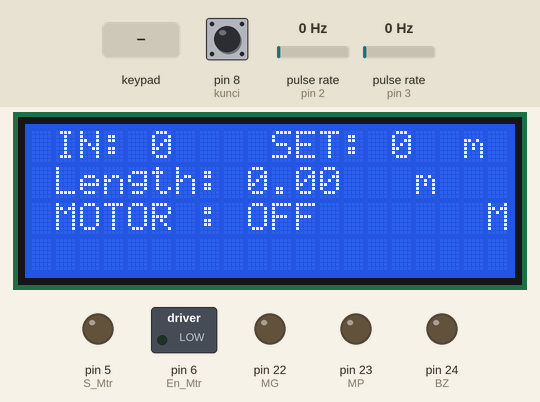
Bench run of a sketch on a simulated Arduino Mega 2560, built with avr-gcc and run on an emulated ATmega2560. Parts: 20×4 character LCD, switched loads named in the sketch (green lamp = pin HIGH), output pins drawn as LEDs (lit = HIGH). Wiring (inferred from the names in the program): 2 × pulse sensor: data pin 2 / data pin 3. The inputs (shaded band) are chosen by the test bench; at power-on: pulse rate (sensors on pin 2, pin 3) 0 Hz, pin 8 (kunci) HIGH. EEPROM starts erased.

Above: at 1.3 s.
1.4 s: key 'U' pressed
At 3.0 s:
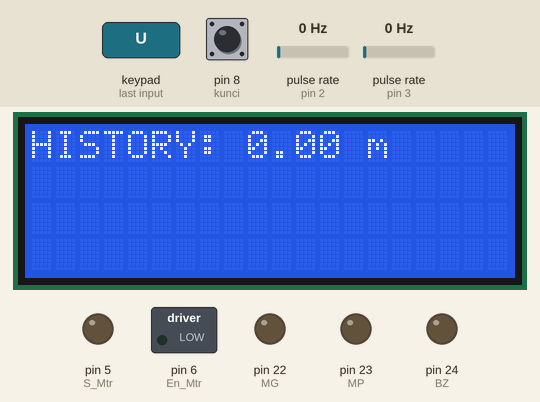
4.5 s: key 'R' pressed
7.6 s: pulse rate (sensor on pin 2) set to 150 Hz
10.7 s: pulse rate (sensor on pin 2) set to 50 Hz
At 11.6 s:
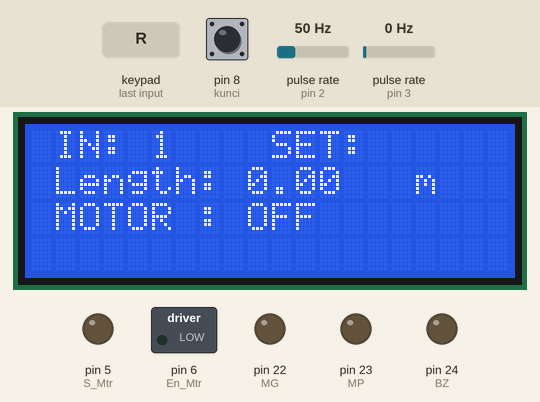
13.8 s: pulse rate (sensor on pin 3) set to 100 Hz
At 16.09 s:
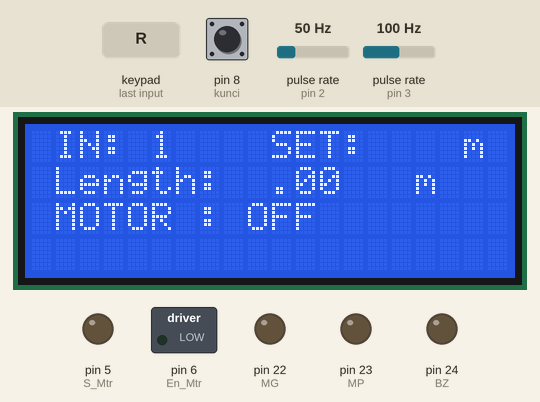
16.9 s: key 'U' pressed
At 17.59 s:
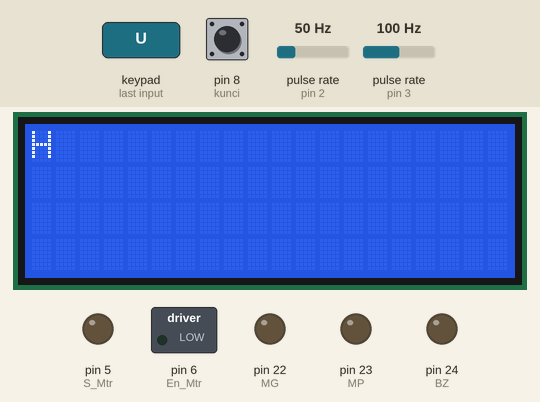
Timing chart, 0 to 19.9 s (numbered marks = the images above; inputs shaded):
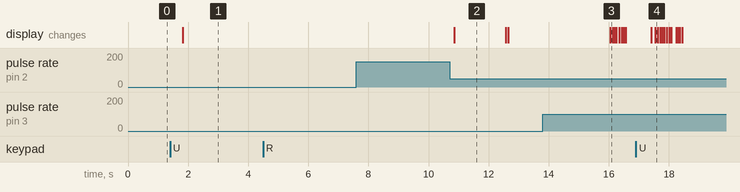

Measured:
- after the input at 1.4 s, the display: changes after 0.41 s (image 1)
- after the input at 4.5 s, every drawn part: stays the same
- after the input at 7.6 s, every drawn part: stays the same
- after the input at 10.7 s, the display: changes after 0.16 s (image 2)
- after the input at 13.8 s, the display: changes after 2.2 s (image 3)
- after the input at 16.9 s, the display: first changes after 0.51 s (image 4 shows a later state)
- what the display in image 2 shows lasts 1.7 s, from 10.9 s to 12.6 s

The sketch:

cutcableorg.ino
```cpp
#include <Wire.h>               // Library I2C, SDA SCL
#include <LiquidCrystal_I2C.h>  // Library LCD 20x4
#include <Keypad.h>             // Library Keypad 4x4
#include <Arduino.h>            // Library Arduino
#include <EEPROM.h>             // Library EEPROM CPU 2560 = 4 kBa
#define kunci 8

const byte numRows = 4;  // Number of rows on the keypad
const byte numCols = 4;  // Number of columns on the keypad
volatile int lastEncoded = 0;
volatile long temp, counter = 0;
volatile boolean encoderASet = false;
volatile boolean encoderBSet = false;
long lastencoderValue = 0;
float m, m1, m2, sem, hist;
int lastMSB = 0;
int lastLSB = 0;
int encoder_Pin_1 = 3; // encoder output A to Arduino pin 2
int encoder_Pin_2 = 2; // encoder output B to Arduino pin 3
int i, savedValue, l;
int currentValue = 0;
int lock = 0;
int outVal = 0;
int S_Mtr = 5;         // Pengatur speed Motor
int En_Mtr = 6;        // Enable Motor
int MG = 22;           // Drive relay motor gulung
int MP = 23;           // Drive relay motor potong
int BZ = 24;           // Drive relay Buzzer
int IC;                // Input Correct
int MA;                // Manual atau Auto baca data di USB
unsigned long displayTime; // Variabel untuk melacak waktu
bool historyDisplayed = false; // Flag untuk mengecek apakah history sedang ditampilkan

char keymap[numRows][numCols] =
{
  { '1', '2', '3', 'R' },
  { '4', '5', '6', 'S' },
  { '7', '8', '9', 'U' },
  { 'C', '0', 'E', 'D' }
};
// Define the keypad connection pins
byte rowPins[numRows] = { 30, 32, 34, 36 };  // Rows 0 to 3
byte colPins[numCols] = { 31, 33, 35, 37 };  // Columns 0 to 3\
// Create the Keypad objectstore
Keypad keypad = Keypad(makeKeymap(keymap), rowPins, colPins, numRows, numCols); // Inisialisasi keypad

LiquidCrystal_I2C lcd(0x27, 20, 4);  // Inisialisasi LCD

void setup()
{
  //pinMode(LED_BUILTIN, OUTPUT);  //LED_BUILTIN = Pin 13
  lcd.init();
  lcd.backlight();
  pinMode(S_Mtr, OUTPUT); //Drive Dimmer Motor Gulung
  pinMode(En_Mtr, OUTPUT); //Drive En Dimm Motor Potong
  pinMode(MG, OUTPUT);          //Drive relay Motor Gulung
  pinMode(MP, OUTPUT);          //Drive relay Motor Potong
  pinMode(BZ, OUTPUT);          //Drive relay Buzzer
  pinMode(kunci, INPUT_PULLUP); //kunci INPUT_PULLUP = NO INPUT -> HIGH

  pinMode(MA, INPUT_PULLUP);    //MA HIGH = Manual ; MA LOW = Auto
  pinMode(encoder_Pin_1, INPUT);
  pinMode(encoder_Pin_2, INPUT);
  digitalWrite(encoder_Pin_1, HIGH); //turn pullup resistor on
  digitalWrite(encoder_Pin_2, HIGH); //turn pullup resistor on
  attachInterrupt(0, updateEncoder, CHANGE);
  attachInterrupt(1, updateEncoder, CHANGE);
  //Serial.begin(9600); // Serial untuk monitoring
  i = 2;              // Awal i = 2 Motor can ON if i = 1
  m = 0;
  m1 = 0;
  m2 = 0;
  IC = 0;
  MA = 1;
  sem = m1;
  if (sem>=0)
  {
  sem = hist;
  }

  counter= 0;
  lcd.setCursor(1, 2);
  lcd.print("MOTOR : OFF");
  digitalWrite(MG, LOW);
  digitalWrite(MP, LOW);
  digitalWrite(BZ, LOW);
  digitalWrite(En_Mtr, LOW);
  analogWrite(S_Mtr, 0);
  lcd.setCursor(1, 0);   // Tampilan IN
  lcd.print("IN:");      // Tampilan IN
  lcd.setCursor(4, 0);   // Tampilan masukan manual
  lcd.print("       ");  // Tampilan masukan manual msh null
  lcd.setCursor(10, 0);  // Tampilan awal di LCD 20x4
  lcd.print("SET:");     // Tampilan awal di LCD 20x4
  lcd.setCursor(14, 0);  // Tampilan awal di LCD 20x4
  lcd.print("    ");     // Tampilan awal di LCD 20x4
  lcd.setCursor(15, 0);  // Tampilan awal di LCD 20x4
  lcd.print("0");
  lcd.setCursor(18, 0);  // Tampilan awal di LCD 20x4
  lcd.print("m");        // Tampilan awal di LCD 20x4
  lcd.setCursor(1, 1);   // Tampilan awal di LCD 20x4
  lcd.print("Length:");  // Tampilan awal di LCD 20x4
  lcd.setCursor(16, 1);  // Tampilan awal di LCD 20x4
  lcd.print("m");        // Tampilan awal di LCD 20x4
  lcd.setCursor(19, 2);  // Tampilan awal di LCD 20x4
  lcd.print("M");
  EEPROM.write(0, 0);    // Mengosongkan EEPROM address 0
  EEPROM.write(1, 0);    // Mengosongkan EEPROM address 1
  EEPROM.write(2, 0);    // Mengosongkan EEPROM address 2
  EEPROM.write(3, 0);    // Mengosongkan EEPROM address 4
  EEPROM.write(4, 0);    // Mengosongkan EEPROM address 5
  EEPROM.write(5, 0);    // Mengosongkan EEPROM address 6
  EEPROM.write(7, 0);    // Mengosongkan EEPROM address 7

}

void keypress()
{ char key = keypad.getKey();  // Baca tombol yang ditekan
  if (key)                     // Pengkondisian tombol terbaca
  {
    if (key >= '0' && key <= '9')
    {
      if (currentValue < 1000)
      {
        currentValue = currentValue * 10 + (key - '0');
      }
    }
    if (key == 'S') // = MEN
    {
      if (currentValue >= 0 && currentValue <= 999 && i != 1)
      {
        EEPROM.write(0, currentValue / 100);
        EEPROM.write(1, (currentValue / 10) % 10);
        EEPROM.write(2, currentValue % 10);
        IC = 1;
      }
      else
      {
        lcd.setCursor(14, 0);  // Tampilan awal di LCD 20x4
        lcd.print("    ");
        lcd.setCursor(15, 0);  // Tampilan awal di LCD 20x4
        lcd.print("Fault");
        IC = 0;
        //Serial.println("Invalid value");
      }
      lcd.setCursor(4, 0);
      lcd.print("      ");
      currentValue = 0;
    }

    if (key == 'R') // = COR
    {
      if (lock == HIGH || i != 1)
      {
        i = 2;
        m1 = 0;
        m = 0;
        counter = 0; // Reset counter seperti biasa
        lcd.setCursor(14, 0);
        lcd.print("      ");
        lcd.setCursor(18, 0);
        lcd.print("m");
        lcd.setCursor(1, 2);
        lcd.print("MOTOR : OFF");
        lcd.setCursor(9, 1);
        lcd.print("     ");
        lcd.setCursor(15, 2);
        lcd.print("     ");
        EEPROM.write(0, 0);
        EEPROM.write(1, 0);
        EEPROM.write(2, 0);
        // l = saved_l; // Kembalikan nilai 'l' setelah reset
      }
    }
    if (key == 'U')
    {
      currentValue = currentValue + 1;
    }
    if (key == 'D')
      {
          currentValue = currentValue --;
      }
    if (key == 'C') // = CAN
    {
          i=0;
          currentValue = 0;
          lcd.setCursor(15, 0);
          lcd.print("    ");
          lcd.setCursor(1, 2);
          lcd.print("MOTOR : OFF");
          lcd.setCursor(9, 1);
          lcd.print("    ");
    }
    if (key == 'E')
    {
      if (lock == LOW) i = 1;
    }

    if (key == 'D' && 'R' )
    {
     hist == 0;
     lcd.setCursor(15, 0);
     lcd.print("      ");
    }
   if (key == 'U' && 'S')
   {
      lcd.clear();             // Clear the display
      lcd.setCursor(0, 0);     // Set the cursor position
      lcd.print("HISTORY:");   // Display "history: "
      lcd.setCursor(14, 0 );     // Set position to display 'm'
      lcd.print("m");          // Display 'm'
      lcd.setCursor(9, 0);     // Set position to display 'm'
      lcd.print(hist);         // Display history value
      delay(6000);             // Delay 6 detik (6000 ms)
      lcd.clear();             // Bersihkan tampilan setelah delay
      lcd.setCursor(1, 2);
      lcd.print("MOTOR : OFF");
      lcd.setCursor(1, 0);
      lcd.print("IN:");
      lcd.setCursor(10, 0);
      lcd.print("SET:");
      lcd.setCursor(1, 1);
      lcd.print("Length:");
      lcd.setCursor(16, 1);
      lcd.print("m");
    }
  }
}
void kontrolMotor ()
{
  if (counter != temp)
    {
      temp = counter;
    }
  int value1 = EEPROM.read(0);                       // Membaca byte pertama dari EEPROM
  int value2 = EEPROM.read(1);                       // Membaca byte kedua dari EEPROM
  int value3 = EEPROM.read(2);
  int value4 = EEPROM.read(3);                       // Membaca byte ketiga dari EEPROM
  savedValue = value1 * 100 + value2 * 10 + value3;  // Menggabungkan nilai-nilai untuk mendapatkan angka tiga digit
  m = abs(m1) ;
  if (m < savedValue || m == savedValue + 0.5)
  {
    lcd.setCursor(15, 2);
    lcd.print("    ");
  }

if (m > savedValue + 0.5)
  {
    lcd.setCursor(14, 2);
    lcd.print("Over");
    i=0;
  }

if (i == 0)
  {
    digitalWrite(MG, LOW);
    digitalWrite(BZ, LOW);
    digitalWrite(En_Mtr, LOW);
    analogWrite(S_Mtr, 0);
    lcd.setCursor(1, 2);
    lcd.print("MOTOR : OFF");
    counter = m2;
  }

if (lock == HIGH)
  {
    i = 0;
    digitalWrite(MG, LOW);
    digitalWrite(BZ, LOW);
    digitalWrite(En_Mtr, LOW);
    analogWrite(S_Mtr, 0);
    lcd.setCursor(1, 2);
    lcd.print("MOTOR : OFF");
  }
if (i == 1 && m < savedValue+1 && lock == LOW)
  {
    digitalWrite(MG, HIGH);
    digitalWrite(BZ, HIGH);
    digitalWrite(En_Mtr, HIGH);
    analogWrite(S_Mtr, 255); //duty cycle 100%
    if (m <= savedValue - 0.5)
    {
      analogWrite(S_Mtr, 20); //duty cycle 7,8%
    }
    lcd.setCursor(1, 2);
    lcd.print("MOTOR : ON ");
    currentValue = 0;
    m2 = counter;
    m1 = m2 / 22000;
    sem  = temp / 22000;
if (m >= savedValue && m < savedValue + 0.5)
    { i = 0;
      digitalWrite(MG, LOW);
      digitalWrite(BZ, LOW);
      digitalWrite(En_Mtr, LOW);
      analogWrite(S_Mtr, 0);
      lcd.setCursor(14, 2);
      lcd.print("Done");
      lcd.setCursor(1, 2);
      lcd.print("MOTOR : OFF");
      if (lock == HIGH)
      i = 2;
    }
  }
  if (i == 2)
  {
    counter = 0;
    digitalWrite(MG, LOW);
    digitalWrite(BZ, LOW);
    digitalWrite(En_Mtr, LOW);
    analogWrite(S_Mtr, 0);
    lcd.setCursor(1, 2);
    lcd.print("MOTOR : OFF");
  }

  if (currentValue < 0)
  {
    lcd.setCursor(9, 1);
    lcd.print("     ");
  }
  lcd.setCursor(5, 0);
  lcd.print(currentValue);

  if (IC == 1)
  {
    lcd.setCursor(15, 0);
    lcd.print("   ");
    lcd.setCursor(15, 0);
    lcd.print(savedValue);
  }
  lcd.setCursor(9, 1);
  lcd.print("    ");
  lcd.setCursor(9, 1);
  lcd.print(m);
}

void totalPerm()
{
  // Salin nilai m1 ke EEPROM jika panjangnya sudah mencapai savedValue
  if (l >= savedValue) {
    // Simpan nilai m1 dalam format ribuan, ratusan, puluhan, dan satuan
    hist += sem;
    EEPROM.write(3, savedValue / 1000);         // Simpan ribuan
    EEPROM.write(4, (savedValue / 100) % 10);   // Simpan ratusan
    EEPROM.write(5, (savedValue / 10) % 10);    // Simpan puluhan
    EEPROM.write(6, savedValue % 10);           // Simpan satuan

    // Membaca kembali nilai dari EEPROM untuk konfirmasi
    int m1_ribuan = EEPROM.read(3);
    int m1_ratusan = EEPROM.read(4);
    int m1_puluhan = EEPROM.read(5);
    int m1_satuan = EEPROM.read(6);
    float m1_stored = m1_ribuan * 1000 + m1_ratusan * 100 + m1_puluhan * 10 + m1_satuan;
  }
}

void totalTemp() {
  if (l >= savedValue) {
    {

    EEPROM.write(3, l / 1000);         // Simpan ribuan
    EEPROM.write(4, (l / 100) % 10);   // Simpan ratusan
    EEPROM.write(5, (l / 10) % 10);    // Simpan puluhan
    EEPROM.write(6, l % 10);           // Simpan satuan

    // Membaca kembali nilai dari EEPROM untuk konfirmasi
    int m1_ribuan  = EEPROM.read(3);
    int m1_ratusan = EEPROM.read(4);
    int m1_puluhan = EEPROM.read(5);
    int m1_satuan  = EEPROM.read(6);
    // Menggabungkan kembali nilai yang dibaca dari EEPROM
    float m1_stored = m1_ribuan * 1000 + m1_ratusan * 100 + m1_puluhan * 10 + m1_satuan;
    }
  }
}

void loop()
{
  lock = digitalRead(kunci);   // Ambil data limit switch kabel
  keypress();
  kontrolMotor();
  totalTemp();
  totalPerm();
  updateEncoder();
}

void updateEncoder()
{
  int MSB = digitalRead(encoder_Pin_1); //MSB = most significant bit
  int LSB = digitalRead(encoder_Pin_2); //LSB = least significant bit
  int encoded = (MSB << 1) |LSB; //converting the 2 pin value to single number
  int sum  = (lastEncoded << 2) | encoded; //adding it to the previous encoded value

  if(sum == 0b1101 || sum == 0b0100 || sum == 0b0010 || sum == 0b1011) counter ++;
  if(sum == 0b1110 || sum == 0b0111 || sum == 0b0001 || sum == 0b1000) counter --;
  lastEncoded = encoded;
  Serial.print ("Jumlah putaran=");
  Serial.println (counter);
  delay (500);
}
```
